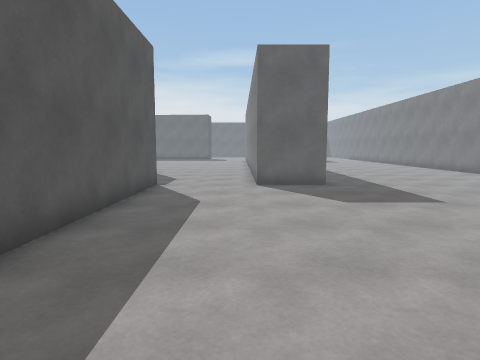
View 1 (above)

23 first-person views from a walk through a Unity game level. The camera is 1.4 m above the floor, tilts 6° down and sees 75° across. The floor is counted in squares, 1 m on a side. Each view is taken from the middle of a square. On the plan, view 1 faces up. The plan holds only what a view shows up to about 14 squares ahead; the rest is blank. The place goes on beyond the plan. The player character is not drawn.

View 2
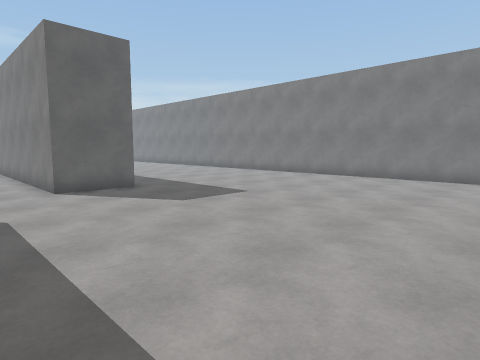

View 3
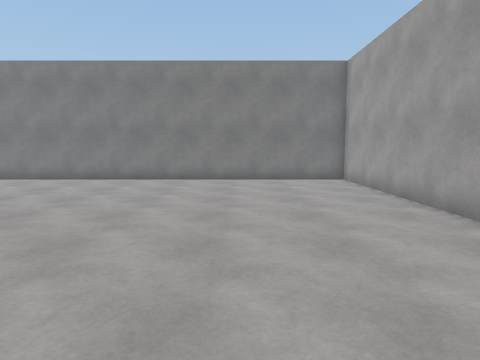

View 4
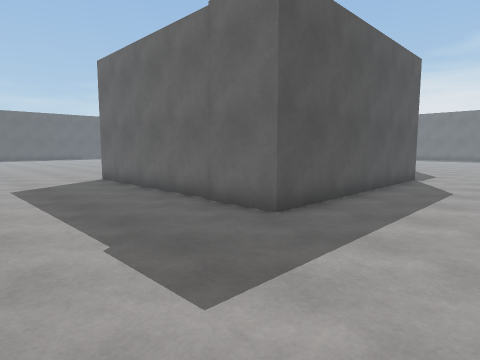

View 5
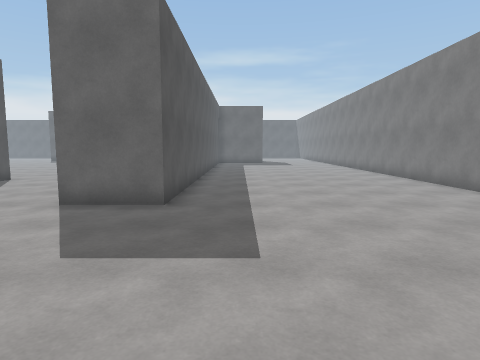

View 6
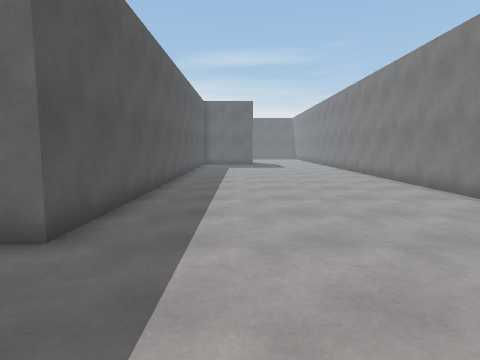

View 7
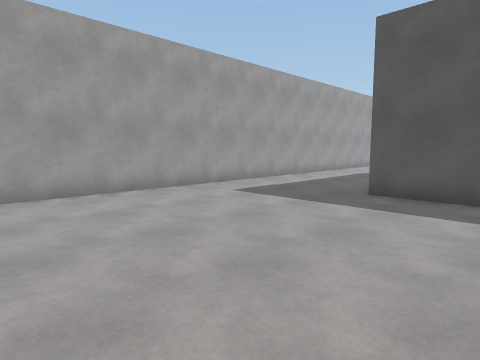

View 8
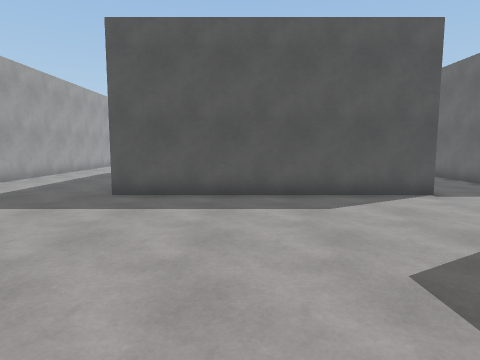

View 9
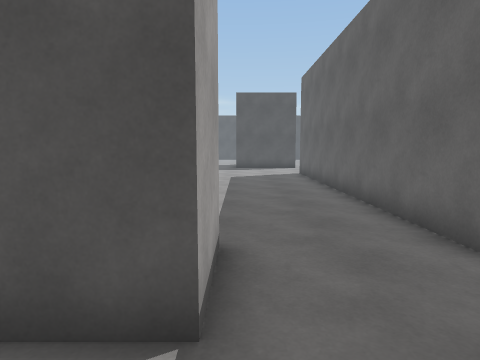

View 10
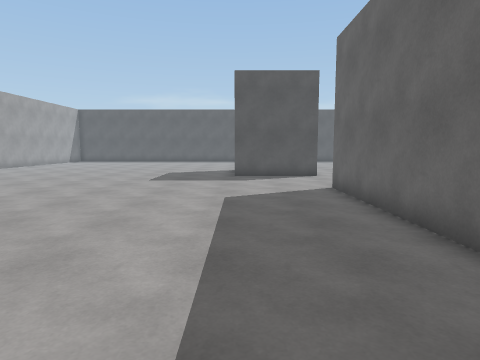

View 11
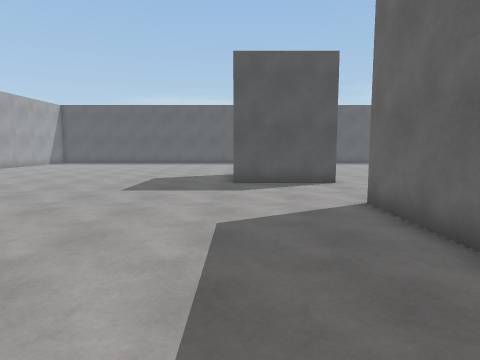

View 12
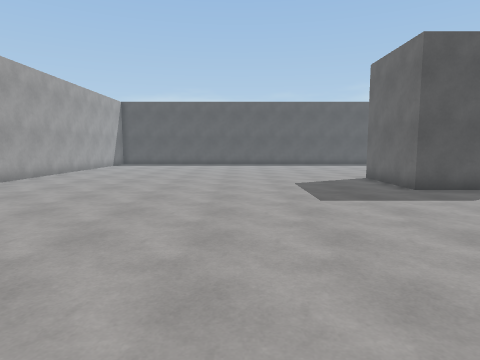

View 13
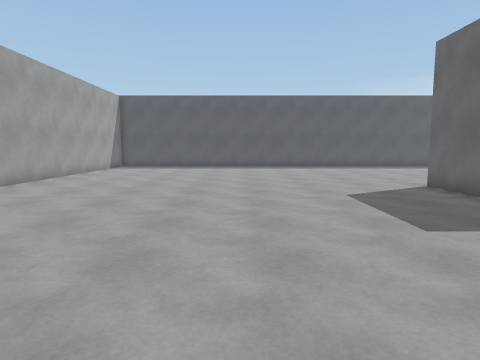

View 14
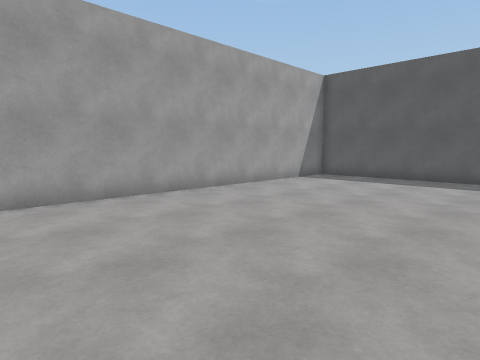

View 15
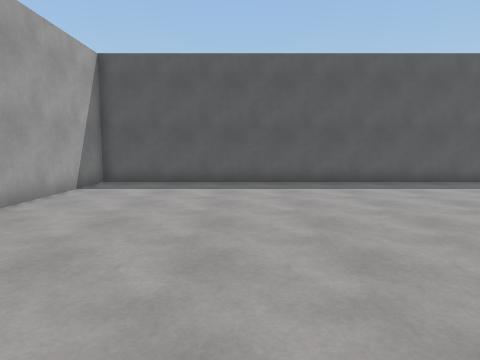

View 16
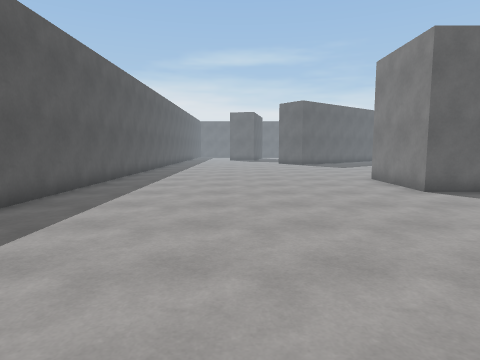

View 17
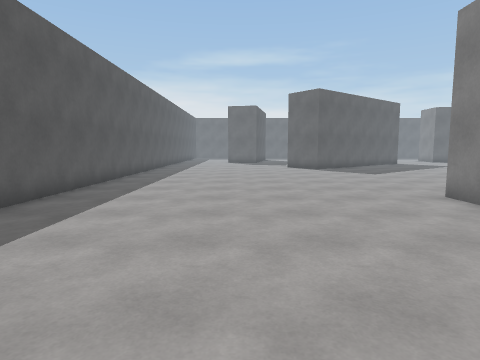

View 18
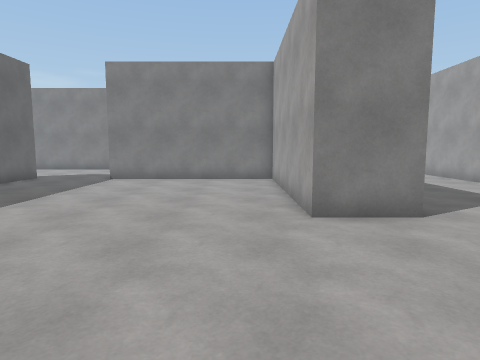

View 19
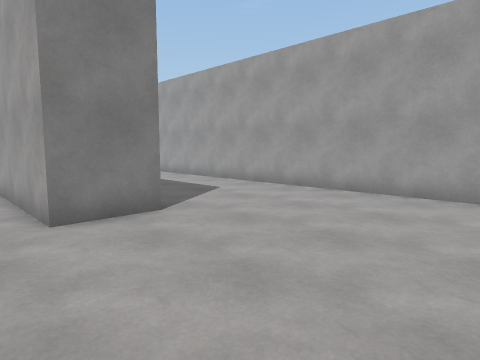

View 20
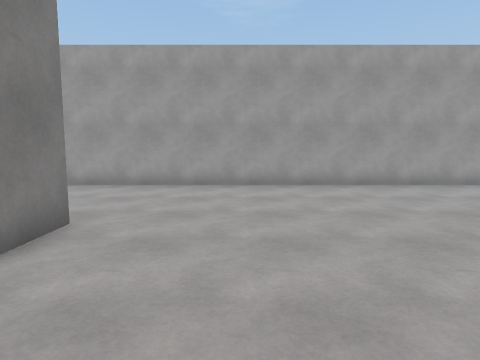

View 21
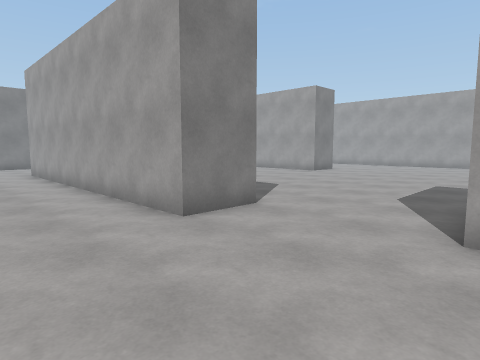

View 22
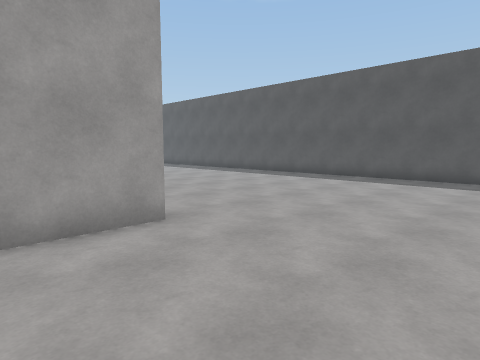

View 23
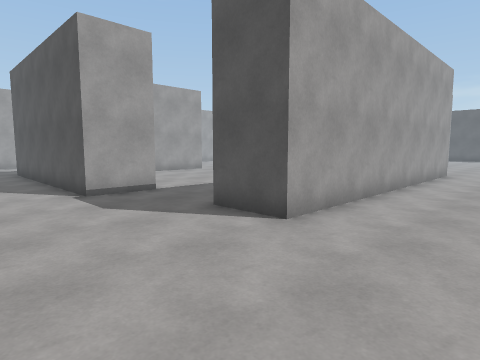

### Floor plan
Points are (right, up) in squares from view 1. A wall is a line through its corners. A room is listed if a view was taken in it or the views show most of it. See-through windows are left out.
Room 1 (views 1, 2, 3, 4, 5, 6, 7, 8, 9, 10, 11, 12, 13, 14, 15, 16, 17, 18, 19, 20, 21, 22, 23)
walls: (-12.9, 4.6) (-5.3, 4.6) (-5.3, 11.7) (-3.1, 11.7) (-3.1, 2.4) (-12.9, 2.4) (-12.9, 4.6); (-17.8, 15.2) (-17.8, 17.4) (-4.9, 17.4) (-4.9, 15.2) (-17.8, 15.2); (-22.2, 11.8) (-26.2, 11.8) (-26.2, 15.8) (-22.2, 15.8) (-22.2, 11.8); (3.2, 21) (3.2, 11.5) (0.6, 11.5) (0.6, 18.2); (12.5, 13.6) (12.5, 21.1); (-37.5, 21) (-37.5, -3.5) (12.5, -3.5) (12.5, 11.4)

Positions as (right, up) in squares from view 1, and headings:
1: (0, 0), facing up
2: (-2, 1), facing up-right
3: (-1, 1), facing right
4: (1, -3), facing up-left
5: (5, 4), facing up
6: (6, 7), facing up
7: (6, 6), facing down-left
8: (6, 6), facing left
9: (-1, 12), facing left
10: (-7, 12), facing left
11: (-10, 12), facing left
12: (-12, 6), facing left
13: (-15, 5), facing left
14: (-23, 5), facing down-left
15: (-25, 2), facing left
16: (-32, 2), facing up
17: (-32, 7), facing up
18: (-19, 6), facing right
19: (-19, 6), facing down-right
20: (-16, 8), facing down
21: (-23, 21), facing down-right
22: (-23, 21), facing down-left
23: (0, 21), facing down-left
